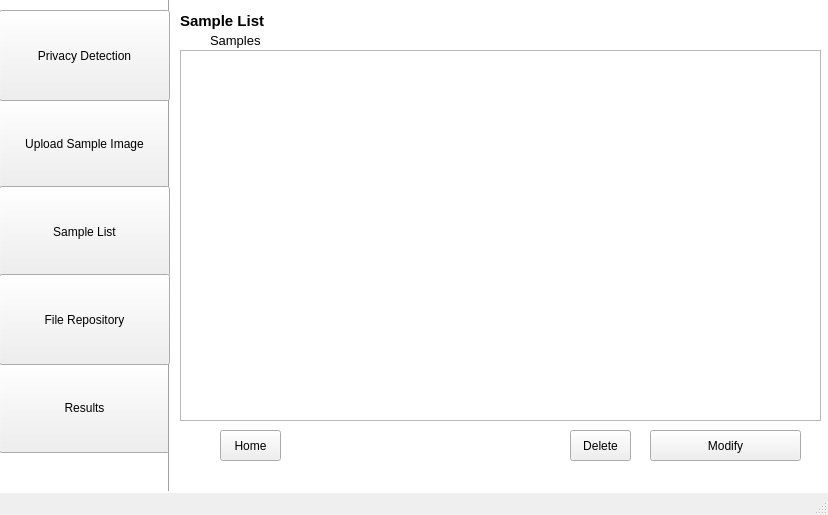
<?xml version="1.0" encoding="UTF-8"?>
<ui version="4.0">
 <class>MainWindow</class>
 <widget class="QMainWindow" name="MainWindow">
  <property name="geometry">
   <rect>
    <x>0</x>
    <y>0</y>
    <width>828</width>
    <height>515</height>
   </rect>
  </property>
  <property name="windowTitle">
   <string>MainWindow</string>
  </property>
  <widget class="QWidget" name="centralwidget">
   <widget class="QLabel" name="label">
    <property name="geometry">
     <rect>
      <x>-20</x>
      <y>-50</y>
      <width>851</width>
      <height>621</height>
     </rect>
    </property>
    <property name="font">
     <font>
      <pointsize>9</pointsize>
      <bold>false</bold>
     </font>
    </property>
    <property name="styleSheet">
     <string notr="true">background-color:white;</string>
    </property>
    <property name="text">
     <string/>
    </property>
   </widget>
   <widget class="QPushButton" name="pushButton">
    <property name="geometry">
     <rect>
      <x>-1</x>
      <y>98</y>
      <width>171</width>
      <height>91</height>
     </rect>
    </property>
    <property name="text">
     <string>Upload Sample Image</string>
    </property>
   </widget>
   <widget class="QPushButton" name="pushButton_2">
    <property name="geometry">
     <rect>
      <x>-1</x>
      <y>362</y>
      <width>171</width>
      <height>91</height>
     </rect>
    </property>
    <property name="text">
     <string>Results</string>
    </property>
   </widget>
   <widget class="Line" name="line">
    <property name="geometry">
     <rect>
      <x>161</x>
      <y>-30</y>
      <width>16</width>
      <height>521</height>
     </rect>
    </property>
    <property name="styleSheet">
     <string notr="true">color:black;</string>
    </property>
    <property name="orientation">
     <enum>Qt::Vertical</enum>
    </property>
   </widget>
   <widget class="QLabel" name="label_2">
    <property name="geometry">
     <rect>
      <x>180</x>
      <y>10</y>
      <width>91</width>
      <height>21</height>
     </rect>
    </property>
    <property name="font">
     <font>
      <pointsize>11</pointsize>
      <bold>true</bold>
     </font>
    </property>
    <property name="text">
     <string>Sample List</string>
    </property>
   </widget>
   <widget class="QPushButton" name="pushButton_3">
    <property name="geometry">
     <rect>
      <x>220</x>
      <y>430</y>
      <width>61</width>
      <height>31</height>
     </rect>
    </property>
    <property name="text">
     <string>Home</string>
    </property>
   </widget>
   <widget class="QPushButton" name="pushButton_4">
    <property name="geometry">
     <rect>
      <x>650</x>
      <y>430</y>
      <width>151</width>
      <height>31</height>
     </rect>
    </property>
    <property name="text">
     <string>Modify</string>
    </property>
   </widget>
   <widget class="QLabel" name="label_3">
    <property name="geometry">
     <rect>
      <x>210</x>
      <y>30</y>
      <width>71</width>
      <height>21</height>
     </rect>
    </property>
    <property name="font">
     <font>
      <pointsize>10</pointsize>
      <bold>false</bold>
     </font>
    </property>
    <property name="text">
     <string>Samples</string>
    </property>
   </widget>
   <widget class="QListView" name="listView">
    <property name="geometry">
     <rect>
      <x>180</x>
      <y>50</y>
      <width>641</width>
      <height>371</height>
     </rect>
    </property>
   </widget>
   <widget class="QPushButton" name="pushButton_6">
    <property name="geometry">
     <rect>
      <x>-1</x>
      <y>186</y>
      <width>171</width>
      <height>91</height>
     </rect>
    </property>
    <property name="text">
     <string>Sample List</string>
    </property>
   </widget>
   <widget class="QPushButton" name="pushButton_5">
    <property name="geometry">
     <rect>
      <x>570</x>
      <y>430</y>
      <width>61</width>
      <height>31</height>
     </rect>
    </property>
    <property name="text">
     <string>Delete</string>
    </property>
   </widget>
   <widget class="QLabel" name="label_6">
    <property name="geometry">
     <rect>
      <x>530</x>
      <y>60</y>
      <width>281</width>
      <height>351</height>
     </rect>
    </property>
    <property name="text">
     <string/>
    </property>
   </widget>
   <widget class="QPushButton" name="pushButton_7">
    <property name="geometry">
     <rect>
      <x>-1</x>
      <y>274</y>
      <width>171</width>
      <height>91</height>
     </rect>
    </property>
    <property name="text">
     <string>File Repository</string>
    </property>
   </widget>
   <widget class="QPushButton" name="pushButton_8">
    <property name="geometry">
     <rect>
      <x>-1</x>
      <y>10</y>
      <width>171</width>
      <height>91</height>
     </rect>
    </property>
    <property name="text">
     <string>Privacy Detection</string>
    </property>
   </widget>
  </widget>
  <widget class="QMenuBar" name="menubar">
   <property name="geometry">
    <rect>
     <x>0</x>
     <y>0</y>
     <width>828</width>
     <height>22</height>
    </rect>
   </property>
  </widget>
  <widget class="QStatusBar" name="statusbar"/>
 </widget>
 <resources/>
 <connections/>
</ui>
